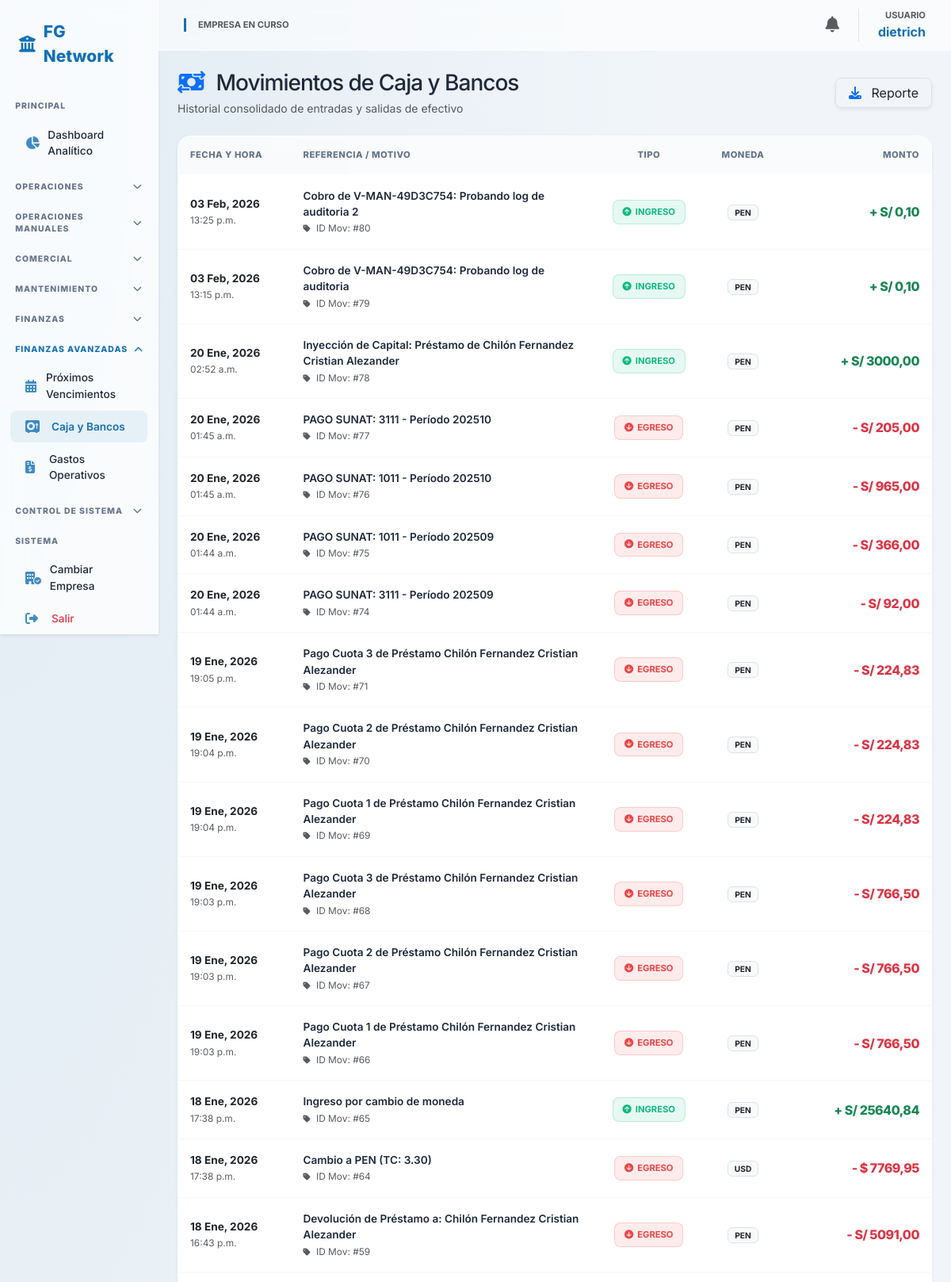
Page /finanzas/movimientos/ (signed in, upper part) on the committed database.
### core/models.py (models this page shows, shortened)
class Usuario(AbstractUser):
    empresa_actual = models.ForeignKey(Empresa, on_delete=models.SET_NULL, null=True, blank=True, related_name='usuarios_activos')
    rol = models.ForeignKey(Rol, on_delete=models.PROTECT, null=True)
    empresas_permitidas = models.ManyToManyField(Empresa, related_name='personal')

class MovimientoFinanciero(models.Model):
    TIPO_CHOICES = [('Ingreso', 'Ingreso'), ('Egreso', 'Egreso')]
    empresa = models.ForeignKey(Empresa, on_delete=models.CASCADE)
    caja = models.ForeignKey(Caja, on_delete=models.SET_NULL, null=True, blank=True)
    cuenta_bancaria = models.ForeignKey(Cuenta_Bancaria, on_delete=models.SET_NULL, null=True, blank=True)
    diferencia_cambio_soles = models.DecimalField(max_digits=12, decimal_places=2, default=0)
    tipo_cambio_operacion = models.DecimalField(max_digits=10, decimal_places=3, default=1.0)
    tipo = models.CharField(max_length=10, choices=TIPO_CHOICES)
    monto = models.DecimalField(max_digits=12, decimal_places=2)
    moneda = models.CharField(max_length=3, default='PEN')
    fecha = models.DateTimeField(auto_now_add=True)
    referencia = models.CharField(max_length=255)
    itf_monto = models.DecimalField(max_digits=10, decimal_places=2, default=0)
    comprobante = models.ForeignKey(Comprobante, on_delete=models.SET_NULL, null=True, blank=True)
    class Meta:
        verbose_name = "Movimiento Financiero"
        verbose_name_plural = "Movimientos Financieros"

### core/views.py (the view)
# urls.py: path('finanzas/movimientos/', views.lista_movimientos, name='lista_movimientos'),
@login_required
def lista_movimientos(request):
    emp_id = request.session.get('empresa_id')
    movimientos = MovimientoFinanciero.objects.filter(empresa_id=emp_id).order_by('-fecha')
    return render(request, 'core/movimientos_list.html', {'movimientos': movimientos})

### core/context_processors.py (called while the page is built)
def global_context(request):
    context = {
        'n_count': 0,
        'n_alertas': [],
        'user_permisos': {}
    }
    if request.user.is_authenticated:
        emp_id = request.session.get('empresa_id')
        if emp_id:
            context['n_count'] = Notificacion.objects.filter(empresa_id=emp_id, leida=False).count()
            context['n_alertas'] = Notificacion.objects.filter(empresa_id=emp_id, leida=False)[:5]
        if hasattr(request.user, 'rol') and request.user.rol:
            context['user_permisos'] = request.user.rol.permisos
    return context

### core/templates/core/movimientos_list.html (shortened to what this page needs)
{% extends 'core/base.html' %}
{% block content %}
<div class="dashboard-container">
    <div class="d-flex flex-column flex-md-row justify-content-between align-items-md-center mb-4 gap-3">
        <div>
            <h3 class="fw-800 mb-1" style="color: var(--text-dark); letter-spacing: -1px;">
                <i class="fa-solid fa-money-bill-transfer text-primary me-2"></i> Movimientos de Caja y Bancos
            </h3>
            <p class="text-muted small mb-0">Historial consolidado de entradas y salidas de efectivo</p>
        </div>
        <div class="d-flex gap-2">
            <button class="btn btn-white border shadow-sm rounded-3 px-3">
                <i class="fa-solid fa-download me-2 text-primary"></i> Reporte
            </button>
        </div>
    </div>
    <div class="glass-card p-0 overflow-hidden shadow-sm">
        <div class="table-responsive">
            <table class="table table-modern align-middle mb-0">
                <thead>
                    <tr>
                        <th style="width: 15%;">Fecha y Hora</th>
                        <th style="width: 40%;">Referencia / Motivo</th>
                        <th style="width: 15%; text-align: center;">Tipo</th>
                        <th style="width: 10%; text-align: center;">Moneda</th>
                        <th style="width: 20%; text-align: right;">Monto</th>
                    </tr>
                </thead>
                <tbody>
                    {% for m in movimientos %}
                    <tr>
                        <td>
                            <div class="text-dark fw-bold">{{ m.fecha|date:"d M, Y" }}</div>
                            <small class="text-muted">{{ m.fecha|date:"H:i a" }}</small>
                        </td>
                        <td>
                            <span class="ref-text">{{ m.referencia }}</span>
                            <small class="text-muted"><i class="fa-solid fa-tag me-1 small"></i> ID Mov: #{{ m.id }}</small>
                        </td>
                        <td class="text-center">
                            {% if m.tipo == 'Ingreso' %}
                                <span class="badge-flow badge-ingreso">
                                    <i class="fa-solid fa-circle-arrow-up"></i> INGRESO
                                </span>
                            {% else %}
                                <span class="badge-flow badge-egreso">
                                    <i class="fa-solid fa-circle-arrow-down"></i> EGRESO
                                </span>
                            {% endif %}
                        </td>
                        <td class="text-center">
                            <span class="badge bg-light text-dark border px-2 py-1">{{ m.moneda }}</span>
                        </td>
                        <td class="text-end">
                            <span class="amount-val {% if m.tipo == 'Ingreso' %}text-success{% else %}text-danger{% endif %}">
                                {% if m.tipo == 'Egreso' %}-{% else %}+{% endif %}
                                {% if m.moneda == 'USD' %}${% else %}S/{% endif %} {{ m.monto|floatformat:2 }}
                            </span>
                        </td>
                    </tr>
                    {% endfor %}
                </tbody>
            </table>
        </div>
    </div>
</div>
{% endblock %}

### core/templates/core/base.html (shortened to what this page needs)
<!DOCTYPE html>
<html lang="es">
<head>
    <link href="https://cdn.jsdelivr.net/npm/bootstrap@5.3.0/dist/css/bootstrap.min.css" rel="stylesheet">
    <link rel="stylesheet" href="https://cdnjs.cloudflare.com/ajax/libs/font-awesome/6.4.2/css/all.min.css">
</head>
<body>
<div class="container-fluid p-0">
    <div class="row g-0">
        <nav class="col-md-2 sidebar d-none d-md-block shadow-sm">
            <div class="sidebar-brand">
                <i class="fa-solid fa-building-columns"></i> FG Network
            </div>
            <div class="menu-header">PRINCIPAL</div>
            <a href="{% url 'dashboard' %}" class="nav-link-item">
                <i class="fa-solid fa-chart-pie"></i> Dashboard Analítico
            </a>
            <div class="menu-header" data-bs-toggle="collapse" data-bs-target="#menuOperaciones">
                OPERACIONES <i class="fa-solid fa-chevron-down chevron"></i>
            </div>
            <div class="menu-header" data-bs-toggle="collapse" data-bs-target="#menuManuales">
                OPERACIONES MANUALES <i class="fa-solid fa-chevron-down chevron"></i>
            </div>
            <div class="menu-header" data-bs-toggle="collapse" data-bs-target="#menuCotizaciones">
                COMERCIAL <i class="fa-solid fa-chevron-down chevron"></i>
            </div>
            <div class="menu-header" data-bs-toggle="collapse" data-bs-target="#menuMantenimiento">
                MANTENIMIENTO <i class="fa-solid fa-chevron-down chevron"></i>
            </div>
            <div class="menu-header" data-bs-toggle="collapse" data-bs-target="#menuFinanzas">
                FINANZAS <i class="fa-solid fa-chevron-down chevron"></i>
            </div>
            <div class="menu-header" data-bs-toggle="collapse" data-bs-target="#menuFinanzasAv">
                FINANZAS AVANZADAS <i class="fa-solid fa-chevron-down chevron"></i>
            </div>
            <div class="collapse" id="menuFinanzasAv">
                <a href="{% url 'cronograma_vencimientos' %}" class="nav-link-item"><i class="fa-solid fa-calendar-days"></i> Próximos Vencimientos</a>
                <a href="{% url 'lista_movimientos' %}" class="nav-link-item"><i class="fa-solid fa-vault"></i> Caja y Bancos</a>
                <a href="{% url 'lista_gastos' %}" class="nav-link-item"><i class="fa-solid fa-file-invoice-dollar"></i> Gastos Operativos</a>
            </div>
            <div class="menu-header" data-bs-toggle="collapse" data-bs-target="#menuControl">
                CONTROL DE SISTEMA <i class="fa-solid fa-chevron-down chevron"></i>
            </div>
            <div class="menu-header">SISTEMA</div>
            <a href="{% url 'seleccionar_empresa' %}" class="nav-link-item"><i class="fa-solid fa-building-circle-check"></i> Cambiar Empresa</a>
            <a href="{% url 'logout' %}" class="text-danger"><i class="fa-solid fa-right-from-bracket"></i> Salir</a>
        </nav>
        <main class="col-md-10 main-content">
            <nav class="navbar d-flex justify-content-between sticky-top">
                <div class="d-flex align-items-center gap-3">
                    <div style="border-left: 3px solid var(--primary); padding-left: 15px;">
                        <span class="text-muted small d-block" style="font-size: 0.7rem; font-weight: 700; text-transform: uppercase;">Empresa en curso</span>
                    </div>
                </div>
                <div class="d-flex align-items-center gap-4">
                    <div class="dropdown">
                        <a href="#" class="text-muted position-relative" data-bs-toggle="dropdown">
                            <i class="fa-solid fa-bell fs-5"></i>
                        </a>
                    </div>
                    <div class="text-end border-start ps-4">
                        <span class="text-muted small d-block" style="font-size: 0.7rem; font-weight: 700;">USUARIO</span>
                        <span class="fw-bold" style="color: var(--primary);">{{ user.username }}</span>
                    </div>
                </div>
            </nav>
            <div class="p-4">
                {% block content %}{% endblock %}
            </div>
        </main>
    </div>
</div>
</body>
</html>

### core/templates/core/base.html (style rules this page uses)
:root { --primary: #1370b6; --primary-soft: rgba(19, 112, 182, 0.08); --glass-white: rgba(255, 255, 255, 0.75); --glass-border: rgba(255, 255, 255, 0.5); --text-dark: #1e293b; --text-muted: #64748b; --bg-fintech: #f1f5f9; }
body { background-color: var(--bg-fintech); background-image: radial-gradient(at 0% 0%, rgba(19, 112, 182, 0.07) 0px, transparent 50%), radial-gradient(at 100% 100%, rgba(19, 112, 182, 0.07) 0px, transparent 50%); background-attachment: fixed; font-family: 'Inter', sans-serif; color: var(--text-dark); margin: 0; }
.sidebar { background: var(--glass-white); backdrop-filter: blur(15px); -webkit-backdrop-filter: blur(15px); border-right: 1px solid var(--glass-border); height: 100vh; position: fixed; overflow-y: auto; z-index: 1000; padding-bottom: 50px; }
.sidebar-brand { padding: 1.5rem; font-weight: 800; color: var(--primary); font-size: 1.3rem; display: flex; align-items: center; gap: 10px; }
.menu-header { padding: 1rem 1.2rem 0.4rem; font-size: 0.65rem; font-weight: 800; text-transform: uppercase; color: var(--text-muted); letter-spacing: 1px; display: flex; justify-content: space-between; align-items: center; cursor: pointer; transition: all 0.2s; }
.sidebar a { color: var(--text-dark); text-decoration: none; padding: 0.6rem 1.2rem; display: flex; align-items: center; font-size: 0.85rem; font-weight: 500; border-radius: 8px; margin: 0.1rem 0.8rem; transition: all 0.2s ease; }
.sidebar a i { width: 25px; font-size: 1rem; margin-right: 8px; color: var(--primary); opacity: 0.8; }
.sidebar a:hover, .sidebar a.active { background: var(--primary-soft); color: var(--primary); font-weight: 600; }
.navbar { background: rgba(255, 255, 255, 0.6) !important; backdrop-filter: blur(10px); -webkit-backdrop-filter: blur(10px); border-bottom: 1px solid var(--glass-border); padding: 0.7rem 2rem; }
.main-content { margin-left: 16.666667%; min-height: 100vh; }
.menu-header i.chevron { transition: transform 0.3s ease; font-size: 0.7rem; }
.menu-header[aria-expanded="true"] i.chevron { transform: rotate(180deg); }
.glass-card { background: var(--glass-white); backdrop-filter: blur(10px); border-radius: 16px; border: 1px solid var(--glass-border); box-shadow: 0 10px 30px rgba(0,0,0,0.03); padding: 20px; }

### core/templates/core/movimientos_list.html (style rules this page uses)
.table-modern thead th { background: rgba(248, 250, 252, 0.5); color: var(--text-muted); font-size: 0.7rem; text-transform: uppercase; font-weight: 800; letter-spacing: 0.5px; padding: 15px; border-bottom: 2px solid var(--glass-border); }
.table-modern tbody td { padding: 16px 15px; vertical-align: middle; border-bottom: 1px solid rgba(0,0,0,0.03); font-size: 0.85rem; }
.badge-flow { padding: 6px 12px; border-radius: 8px; font-weight: 700; font-size: 0.7rem; display: inline-flex; align-items: center; gap: 5px; }
.badge-ingreso { background: rgba(16, 185, 129, 0.1); color: #10b981; border: 1px solid rgba(16, 185, 129, 0.2); }
.badge-egreso { background: rgba(239, 68, 68, 0.1); color: #ef4444; border: 1px solid rgba(239, 68, 68, 0.2); }
.amount-val { font-family: 'Inter', sans-serif; font-weight: 800; font-size: 1rem; letter-spacing: -0.5px; }
.ref-text { font-weight: 600; color: var(--text-dark); display: block; }

### rows in the picture
Usuario: username "dietrich"
MovimientoFinanciero: fecha "03 Feb, 2026", fecha "13:25 p.m.", referencia "Cobro de V-MAN-49D3C754: Probando log de auditoria 2", id "80", tipo "Ingreso" (drawn), moneda "PEN", shows "S/", monto "0,10"
MovimientoFinanciero: fecha "03 Feb, 2026", fecha "13:15 p.m.", referencia "Cobro de V-MAN-49D3C754: Probando log de auditoria", id "79", tipo "Ingreso" (drawn), moneda "PEN", shows "S/", monto "0,10"
MovimientoFinanciero: fecha "20 Ene, 2026", fecha "02:52 a.m.", referencia "Inyección de Capital: Préstamo de Chilón Fernandez Cristian Alezander", id "78", tipo "Ingreso" (drawn), moneda "PEN", shows "S/", monto "3000,00"
MovimientoFinanciero: fecha "20 Ene, 2026", fecha "01:45 a.m.", referencia "PAGO SUNAT: 3111 - Período 202510", id "77", tipo "Egreso" (drawn), moneda "PEN", shows "S/", monto "205,00"
MovimientoFinanciero: fecha "20 Ene, 2026", fecha "01:45 a.m.", referencia "PAGO SUNAT: 1011 - Período 202510", id "76", tipo "Egreso" (drawn), moneda "PEN", shows "S/", monto "965,00"
MovimientoFinanciero: fecha "20 Ene, 2026", fecha "01:44 a.m.", referencia "PAGO SUNAT: 1011 - Período 202509", id "75", tipo "Egreso" (drawn), moneda "PEN", shows "S/", monto "366,00"
MovimientoFinanciero: fecha "20 Ene, 2026", fecha "01:44 a.m.", referencia "PAGO SUNAT: 3111 - Período 202509", id "74", tipo "Egreso" (drawn), moneda "PEN", shows "S/", monto "92,00"
MovimientoFinanciero: fecha "19 Ene, 2026", fecha "19:05 p.m.", referencia "Pago Cuota 3 de Préstamo Chilón Fernandez Cristian Alezander", id "71", tipo "Egreso" (drawn), moneda "PEN", shows "S/", monto "224,83"
MovimientoFinanciero: fecha "19 Ene, 2026", fecha "19:04 p.m.", referencia "Pago Cuota 2 de Préstamo Chilón Fernandez Cristian Alezander", id "70", tipo "Egreso" (drawn), moneda "PEN", shows "S/", monto "224,83"
MovimientoFinanciero: fecha "19 Ene, 2026", fecha "19:04 p.m.", referencia "Pago Cuota 1 de Préstamo Chilón Fernandez Cristian Alezander", id "69", tipo "Egreso" (drawn), moneda "PEN", shows "S/", monto "224,83"
MovimientoFinanciero: fecha "19 Ene, 2026", fecha "19:03 p.m.", referencia "Pago Cuota 3 de Préstamo Chilón Fernandez Cristian Alezander", id "68", tipo "Egreso" (drawn), moneda "PEN", shows "S/", monto "766,50"
MovimientoFinanciero: fecha "19 Ene, 2026", fecha "19:03 p.m.", referencia "Pago Cuota 2 de Préstamo Chilón Fernandez Cristian Alezander", id "67", tipo "Egreso" (drawn), moneda "PEN", shows "S/", monto "766,50"
MovimientoFinanciero: fecha "19 Ene, 2026", fecha "19:03 p.m.", referencia "Pago Cuota 1 de Préstamo Chilón Fernandez Cristian Alezander", id "66", tipo "Egreso" (drawn), moneda "PEN", shows "S/", monto "766,50"
MovimientoFinanciero: fecha "18 Ene, 2026", fecha "17:38 p.m.", referencia "Ingreso por cambio de moneda", id "65", tipo "Ingreso" (drawn), moneda "PEN", shows "S/", monto "25640,84"
MovimientoFinanciero: fecha "18 Ene, 2026", fecha "17:38 p.m.", referencia "Cambio a PEN (TC: 3.30)", id "64", tipo "Egreso" (drawn), moneda "USD", monto "7769,95"
MovimientoFinanciero: fecha "18 Ene, 2026", fecha "16:43 p.m.", referencia "Devolución de Préstamo a: Chilón Fernandez Cristian Alezander", id "59", tipo "Egreso" (drawn), moneda "PEN", shows "S/", monto "5091,00"
